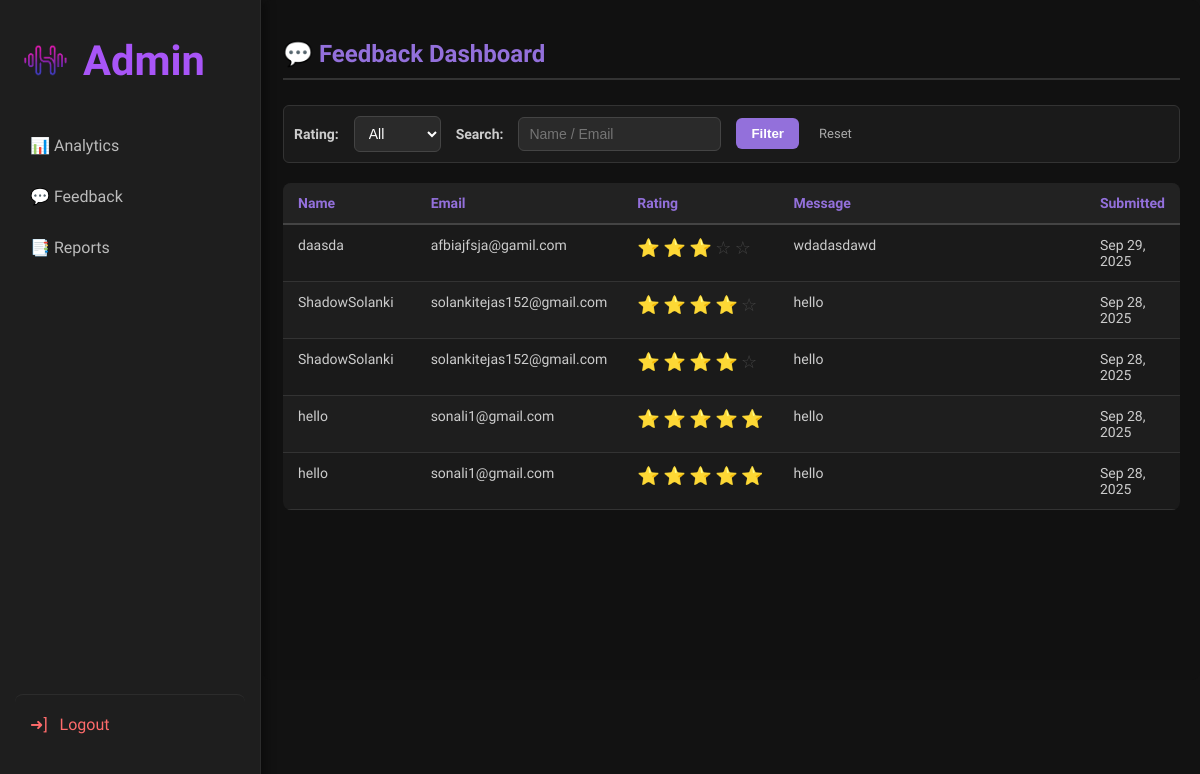
/feedback-dashboard/, run on the app's committed database.
### hibiki/models.py (models this page shows, shortened)
class Feedback(models.Model):
    name = models.CharField(max_length=100)
    email = models.EmailField()
    rating = models.IntegerField(choices=[(i, i) for i in range(1, 6)])
    message = models.TextField()
    created_at = models.DateTimeField(auto_now_add=True)

### hibiki/views.py (the view)
# urls.py: path("feedback-dashboard/", views.feedback_dashboard, name="feedback_dashboard"),
def feedback_dashboard(request):
    feedbacks = Feedback.objects.all().order_by('-created_at')
    rating = request.GET.get('rating')
    search = request.GET.get('search')
    if rating:
        feedbacks = feedbacks.filter(rating=rating)
    if search:
        feedbacks = feedbacks.filter(
            Q(name__icontains=search) |
            Q(email__icontains=search) |
            Q(message__icontains=search)
        )
    return render(request, "feedback_dashboard.html", {
        "feedbacks": feedbacks
    })

### hibiki/templates/feedback_dashboard.html (shortened to what this page needs)
{% extends "admin_dashboard.html" %}
{% block content %}
<div class="feedback-container">
    <h2>💬 Feedback Dashboard</h2>
    <form method="get" class="filter-form">
        <label for="rating">Rating:</label>
        <select name="rating" id="rating">
            <option value="">All</option>
        </select>
        <label for="search">Search:</label>
        <input type="text" name="search" id="search" placeholder="Name / Email"
               value="{{ request.GET.search }}">
        <button type="submit">Filter</button>
        <a href="{% url 'feedback_dashboard' %}">Reset</a>
    </form>
    <table>
        <thead>
            <tr>
                <th style="width: 15%;">Name</th>
                <th style="width: 20%;">Email</th>
                <th style="width: 15%;">Rating</th>
                <th style="width: 40%;">Message</th>
                <th style="width: 10%;">Submitted</th>
            </tr>
        </thead>
        <tbody>
            {% for fb in feedbacks %}
            <tr>
                <td>{{ fb.name }}</td>
                <td>{{ fb.email }}</td>
                <td class="rating-stars">
                    {% for i in "12345"|make_list %}
                        {% if forloop.counter <= fb.rating %}
                            <span class="filled-star">⭐</span>
                        {% else %}
                            <span class="empty-star">☆</span>
                        {% endif %}
                    {% endfor %}
                </td>
                <td>{{ fb.message }}</td>
                <td>{{ fb.created_at|date:"M d, Y" }}</td>
            </tr>
            {% empty %}
            <tr>
                <td colspan="5" class="empty-row">No feedback has been submitted yet.</td>
            </tr>
            {% endfor %}
        </tbody>
    </table>
</div>
{% endblock %}

### hibiki/static/hibiki/css/global.css (style rules this page uses)
* { scrollbar-width: thin; scrollbar-color: #333 transparent; }
:root { --primary-color: #A855F7; --primary-hover: #9333ea; --text-color: #e0e0e0; --text-muted: #a0a0a0; --background-dark: #000; --element-bg: #181818; --sidebar-bg: #0a0a0a; --hover-bg: #2a2a2a; --border-color: #333333; --focus-glow: 0 0 0 3px rgba(168, 85, 247, 0.3); --primary-dark: #7c3aed; --success-color: #1DB954; --focus-glow: 0 0 0 3px rgba(168, 85, 247, 0.3); --secondary-color: #00bcd4; --input-bg: #222222; }
body, html { margin: 0; padding: 0; height: 100%; box-sizing: border-box; color: var(--text-color); font-family: "Inter", sans-serif; }

### hibiki/static/hibiki/css/admin.css (style rules this page uses)
body { background: #121212; color: #f0f0f0; font-family: "Baloo 2", cursive; -webkit-font-smoothing: antialiased; }

### hibiki/templates/feedback_dashboard.html (style rules this page uses)
.feedback-container { padding: 20px; background-color: #111; border-radius: 8px; color: #eee; margin-left: 263px; min-height: 80vh; }
h2 { color: #9370DB; border-bottom: 2px solid #333; padding-bottom: 10px; margin-bottom: 25px; }
.filter-form { display: flex; gap: 15px; margin-bottom: 20px; align-items: center; padding: 10px; background-color: #1a1a1a; border-radius: 6px; border: 1px solid #333; }
.filter-form label { font-size: 14px; color: #ccc; font-weight: bold; }
.filter-form select, .filter-form input[type="text"] { background: #2a2a2a; border: 1px solid #444; padding: 8px 10px; border-radius: 6px; color: #fff; font-size: 14px; transition: border-color 0.3s; }
.filter-form button { background: #9370DB; border: none; padding: 8px 15px; border-radius: 6px; color: #fff; cursor: pointer; font-weight: bold; transition: background-color 0.3s; }
.filter-form a { color: #aaa; font-size: 13px; text-decoration: none; padding: 5px; transition: color 0.3s; }
table { width: 100%; border-collapse: collapse; margin-top: 20px; background-color: #1a1a1a; border-radius: 8px; overflow: hidden; }
thead th { background-color: #222; color: #9370DB; text-align: left; padding: 12px 15px; font-size: 14px; border-bottom: 2px solid #444; }
tbody tr { border-bottom: 1px solid #333; transition: background-color 0.3s; }
tbody tr:nth-child(even) { background-color: #1e1e1e; }
tbody td { padding: 12px 15px; font-size: 14px; color: #ccc; vertical-align: top; }
.rating-stars { white-space: nowrap; }
.filled-star { color: #FFD700; font-size: 18px; }
.empty-star { color: #444; font-size: 18px; }

### data on the page
Feedback: name "daasda", email "afbiajfsja@gamil.com", rating 3 (drawn), message "wdadasdawd", created_at "Sep 29, 2025"
Feedback: name "ShadowSolanki", email "solankitejas152@gmail.com", rating 4 (drawn), message "hello", created_at "Sep 28, 2025"
Feedback: name "ShadowSolanki", email "solankitejas152@gmail.com", rating 4 (drawn), message "hello", created_at "Sep 28, 2025"
Feedback: name "hello", email "sonali1@gmail.com", rating 5 (drawn), message "hello", created_at "Sep 28, 2025"
Feedback: name "hello", email "sonali1@gmail.com", rating 5 (drawn), message "hello", created_at "Sep 28, 2025"
